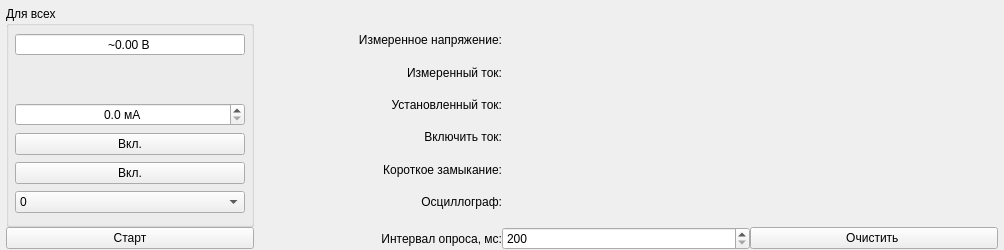
<?xml version="1.0" encoding="UTF-8"?>
<ui version="4.0">
 <class>ManualControl</class>
 <widget class="QWidget" name="ManualControl">
  <property name="geometry">
   <rect>
    <x>0</x>
    <y>0</y>
    <width>1004</width>
    <height>250</height>
   </rect>
  </property>
  <property name="windowTitle">
   <string>Form</string>
  </property>
  <layout class="QVBoxLayout" name="verticalLayout_11">
   <property name="spacing">
    <number>0</number>
   </property>
   <property name="leftMargin">
    <number>0</number>
   </property>
   <property name="topMargin">
    <number>0</number>
   </property>
   <property name="rightMargin">
    <number>0</number>
   </property>
   <property name="bottomMargin">
    <number>0</number>
   </property>
   <item>
    <layout class="QGridLayout" name="gridLayout">
     <property name="leftMargin">
      <number>6</number>
     </property>
     <property name="topMargin">
      <number>6</number>
     </property>
     <property name="rightMargin">
      <number>6</number>
     </property>
     <property name="bottomMargin">
      <number>0</number>
     </property>
     <item row="1" column="0">
      <widget class="QPushButton" name="pbStart">
       <property name="text">
        <string>Старт</string>
       </property>
       <property name="checkable">
        <bool>true</bool>
       </property>
      </widget>
     </item>
     <item row="1" column="2">
      <widget class="QSpinBox" name="sbTimeout">
       <property name="minimum">
        <number>200</number>
       </property>
       <property name="maximum">
        <number>10000</number>
       </property>
       <property name="singleStep">
        <number>10</number>
       </property>
      </widget>
     </item>
     <item row="1" column="3">
      <widget class="QPushButton" name="pbClear">
       <property name="text">
        <string>Очистить </string>
       </property>
      </widget>
     </item>
     <item row="0" column="1">
      <layout class="QVBoxLayout" name="verticalLayout_10">
       <property name="leftMargin">
        <number>0</number>
       </property>
       <property name="topMargin">
        <number>18</number>
       </property>
       <property name="bottomMargin">
        <number>9</number>
       </property>
       <item>
        <widget class="QLabel" name="label_2">
         <property name="text">
          <string>Измеренное напряжение:</string>
         </property>
         <property name="alignment">
          <set>Qt::AlignRight|Qt::AlignTrailing|Qt::AlignVCenter</set>
         </property>
        </widget>
       </item>
       <item>
        <widget class="QLabel" name="label_4">
         <property name="text">
          <string>Измеренный ток:</string>
         </property>
         <property name="alignment">
          <set>Qt::AlignRight|Qt::AlignTrailing|Qt::AlignVCenter</set>
         </property>
        </widget>
       </item>
       <item>
        <widget class="QLabel" name="label_3">
         <property name="text">
          <string>Установленный ток:</string>
         </property>
         <property name="alignment">
          <set>Qt::AlignRight|Qt::AlignTrailing|Qt::AlignVCenter</set>
         </property>
        </widget>
       </item>
       <item>
        <widget class="QLabel" name="label_5">
         <property name="text">
          <string>Включить ток:</string>
         </property>
         <property name="alignment">
          <set>Qt::AlignRight|Qt::AlignTrailing|Qt::AlignVCenter</set>
         </property>
        </widget>
       </item>
       <item>
        <widget class="QLabel" name="label_6">
         <property name="text">
          <string>Короткое замыкание:</string>
         </property>
         <property name="alignment">
          <set>Qt::AlignRight|Qt::AlignTrailing|Qt::AlignVCenter</set>
         </property>
        </widget>
       </item>
       <item>
        <widget class="QLabel" name="label_7">
         <property name="text">
          <string>Осциллограф:</string>
         </property>
         <property name="alignment">
          <set>Qt::AlignRight|Qt::AlignTrailing|Qt::AlignVCenter</set>
         </property>
        </widget>
       </item>
      </layout>
     </item>
     <item row="1" column="1">
      <widget class="QLabel" name="label">
       <property name="text">
        <string>Интервал опроса, мс:</string>
       </property>
       <property name="alignment">
        <set>Qt::AlignRight|Qt::AlignTrailing|Qt::AlignVCenter</set>
       </property>
      </widget>
     </item>
     <item row="0" column="0">
      <widget class="QGroupBox" name="gbChannelAll">
       <property name="title">
        <string>Для всех</string>
       </property>
       <layout class="QVBoxLayout" name="verticalLayout">
        <property name="leftMargin">
         <number>6</number>
        </property>
        <property name="topMargin">
         <number>6</number>
        </property>
        <property name="rightMargin">
         <number>6</number>
        </property>
        <property name="bottomMargin">
         <number>6</number>
        </property>
        <item>
         <widget class="QDoubleSpinBox" name="dsbVoltage_9">
          <property name="alignment">
           <set>Qt::AlignCenter</set>
          </property>
          <property name="readOnly">
           <bool>true</bool>
          </property>
          <property name="buttonSymbols">
           <enum>QAbstractSpinBox::NoButtons</enum>
          </property>
          <property name="prefix">
           <string>~</string>
          </property>
          <property name="suffix">
           <string> В</string>
          </property>
          <property name="decimals">
           <number>2</number>
          </property>
          <property name="minimum">
           <double>0.000000000000000</double>
          </property>
          <property name="maximum">
           <double>500.000000000000000</double>
          </property>
          <property name="value">
           <double>0.000000000000000</double>
          </property>
         </widget>
        </item>
        <item>
         <spacer name="verticalSpacer_3">
          <property name="orientation">
           <enum>Qt::Vertical</enum>
          </property>
          <property name="sizeType">
           <enum>QSizePolicy::Minimum</enum>
          </property>
          <property name="sizeHint" stdset="0">
           <size>
            <width>20</width>
            <height>40</height>
           </size>
          </property>
         </spacer>
        </item>
        <item>
         <widget class="QDoubleSpinBox" name="dsbSetCurrentAll">
          <property name="alignment">
           <set>Qt::AlignCenter</set>
          </property>
          <property name="suffix">
           <string> мA</string>
          </property>
          <property name="decimals">
           <number>1</number>
          </property>
          <property name="maximum">
           <double>4000.000000000000000</double>
          </property>
          <property name="singleStep">
           <double>1.000000000000000</double>
          </property>
         </widget>
        </item>
        <item>
         <widget class="QPushButton" name="pbCurrentAll">
          <property name="text">
           <string>Вкл.</string>
          </property>
          <property name="checkable">
           <bool>true</bool>
          </property>
         </widget>
        </item>
        <item>
         <widget class="QPushButton" name="pbShortAll">
          <property name="text">
           <string>Вкл.</string>
          </property>
          <property name="checkable">
           <bool>true</bool>
          </property>
         </widget>
        </item>
        <item>
         <widget class="QComboBox" name="cbOsc">
          <item>
           <property name="text">
            <string>0</string>
           </property>
          </item>
          <item>
           <property name="text">
            <string>1</string>
           </property>
          </item>
          <item>
           <property name="text">
            <string>2</string>
           </property>
          </item>
          <item>
           <property name="text">
            <string>3</string>
           </property>
          </item>
          <item>
           <property name="text">
            <string>4</string>
           </property>
          </item>
          <item>
           <property name="text">
            <string>5</string>
           </property>
          </item>
          <item>
           <property name="text">
            <string>6</string>
           </property>
          </item>
          <item>
           <property name="text">
            <string>7</string>
           </property>
          </item>
          <item>
           <property name="text">
            <string>8</string>
           </property>
          </item>
         </widget>
        </item>
       </layout>
      </widget>
     </item>
    </layout>
   </item>
  </layout>
 </widget>
 <resources/>
 <connections/>
</ui>
